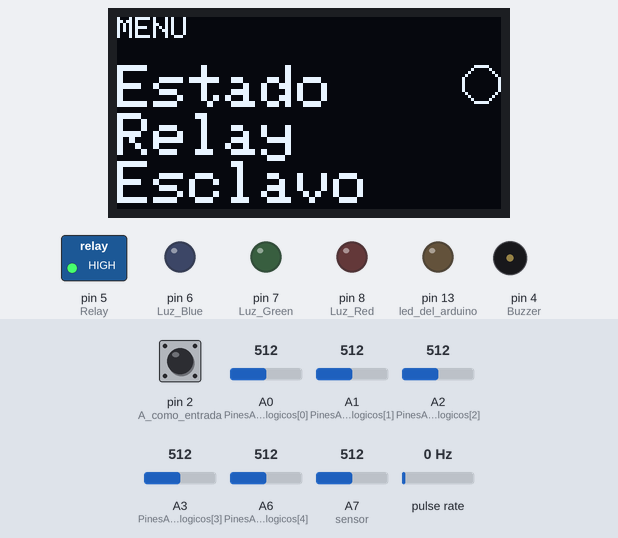
The sketch below on a simulated Arduino Nano, built with avr-gcc and run on an emulated ATmega328P. Shown: 128×64 one-colour display, switched loads named in the sketch (green lamp = pin HIGH), output pins drawn as LEDs (lit = HIGH), buzzer (waves = sounding, pin HIGH). Wiring (inferred from the names in the program): pulse sensor: data pin 3. Inputs (shaded band) come from the test bench; at power-on: pulse rate 0 Hz, A0 (PinesAnalogicos[0]) = 512, A1 (PinesAnalogicos[1]) = 512, A2 (PinesAnalogicos[2]) = 512, A3 (PinesAnalogicos[3]) = 512, pin 2 (A_como_entrada) HIGH, A6 (PinesAnalogicos[4]) = 512, A7 (sensor) = 512. What the sketch prints to the serial monitor is not drawn.

Above: at 2.2 s.
2.3 s: pulse rate (sensor on pin 3) set to 4 Hz
At 4.2 s:
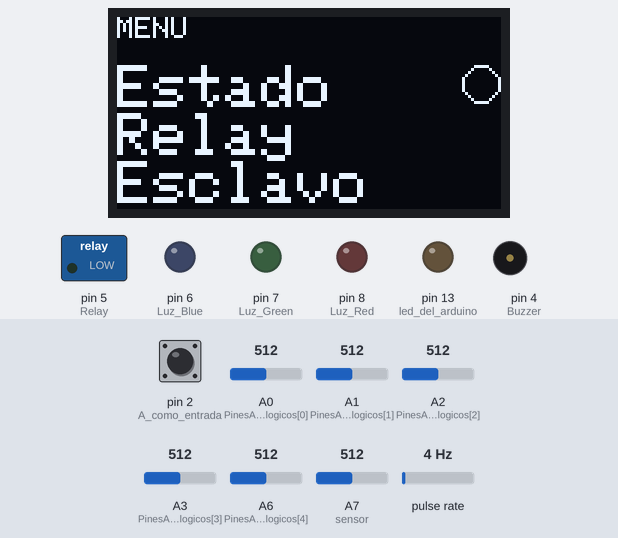
5.2 s: A0 (PinesAnalogicos[0]) set to 716
At 8.6 s:
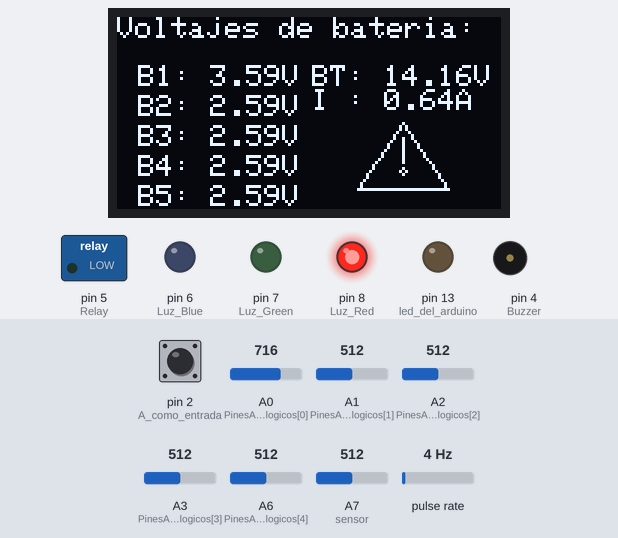
9.4 s: A1 (PinesAnalogicos[1]) set to 716
At 11.7 s:
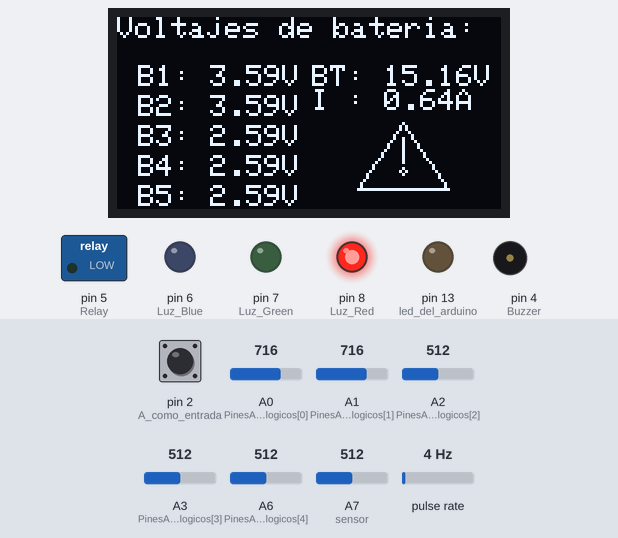
13.6 s: A2 (PinesAnalogicos[2]) set to 716
At 16.9 s:
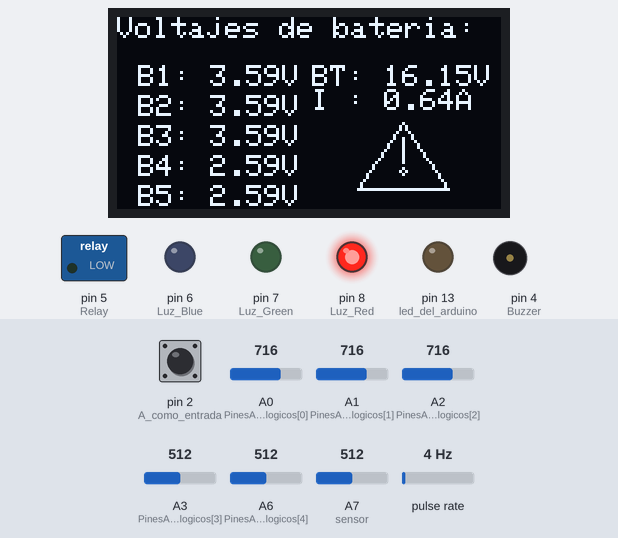
17.8 s: pulse rate (sensor on pin 3) set to 50 Hz
At 19.5 s:
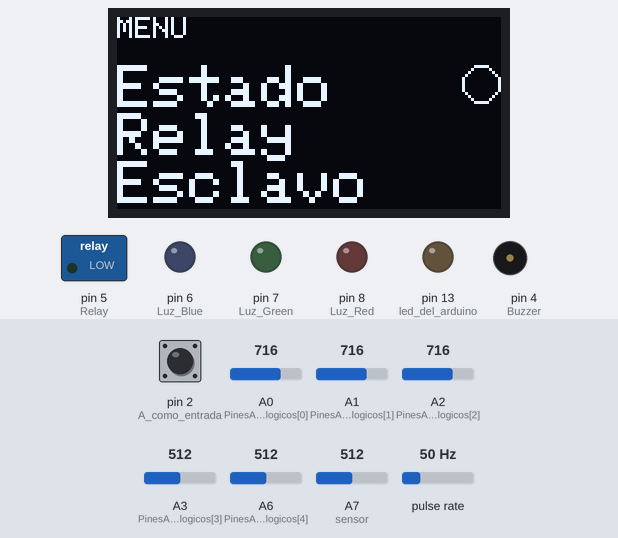
22.0 s: A3 (PinesAnalogicos[3]) set to 716
At 24.8 s:
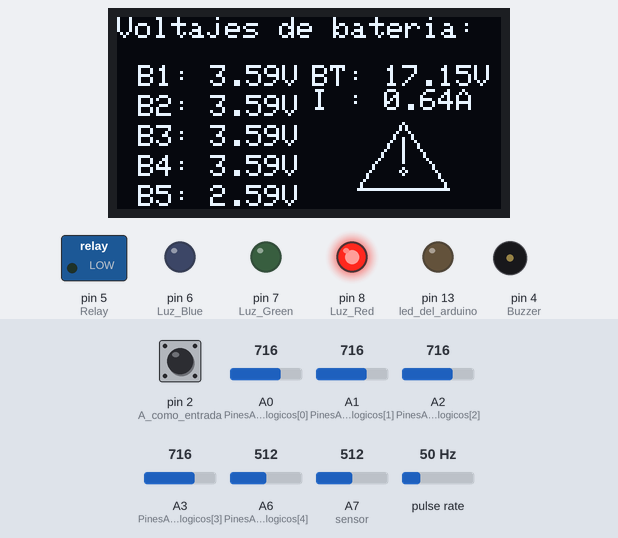
Timing chart, 0 to 27.2 s (numbered marks = the images above; inputs shaded):
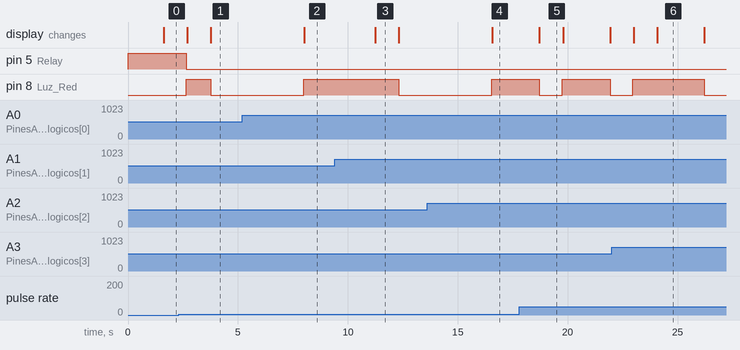

Measured:
- after the input at 2.3 s, pin 5 (Relay): HIGH → LOW after 0.36 s; pin 8 (Luz_Red): LOW → HIGH after 0.36 s, → LOW 1.1 s later; the display: first changes after 0.40 s (image 1 shows a later state)
- after the input at 5.2 s, the display: changes after 2.8 s (image 2)
- after the input at 9.4 s, the display: changes after 1.8 s (image 3)
- after the input at 13.6 s, the display: changes after 3.0 s (image 4)
- after the input at 17.8 s, pin 8 (Luz_Red): HIGH → LOW after 0.91 s instead of 2.0 s
- after the input at 22.0 s, the display: first differs from a run without the input after 2.1 s (image 6)
- what the display in image 3 shows lasts 1.1 s, from 11.2 s to 12.3 s

The sketch:

BMS.ino
```cpp
//https://github.com/bitwiseAr/Curso-Arduino-desde-cero/blob/master/Capitulo22/Capitulo22-Programa1.txt
//https://github.com/bitwiseAr/Curso-Arduino-desde-cero/tree/master/Capitulo21
//https://github.com/bitwiseAr/Curso-Arduino-desde-cero/tree/master/Capitulo47
//https://hetpro-store.com/TUTORIALES/arduino-timer/
//https://github.com/n0m1/Sleep_n0m1
//https://github.com/electgpl/Firmware-Electronica/blob/master/ARDUINO/ARDUINO%20Media%20Movil%20como%20Filtro%20Pasa%20Bajos.ino
//https://www.youtube.com/watch?v=Pl79Ni3NUsY
//https://thekurks.net/blog/2018/1/24/guide-to-arduino-sleep-mode

//DS18B20 Sensor de Temperatura Digital de Acero Inoxidable Sumergible
//https://github.com/PaulStoffregen/OneWire
//https://github.com/milesburton/Arduino-Temperature-Control-Library
/*comentarios para el siguiente cambio

leer la corriente
activar y desactivar el relay

mas menus

pitido de buzzer cuando sea necesario


sleep mode


*/
#include <OneWire.h>
#include <DallasTemperature.h>

float alpha =5.10;


#include <avr/sleep.h>//this AVR library contains the methods that controls the sleep modes
//https://www.youtube.com/watch?v=usKaGRzwIMI

#include <Wire.h>      // libreria para bus I2C
#include <Adafruit_GFX.h>    // libreria para pantallas graficas
#include <Adafruit_SSD1306.h>   // libreria para controlador SSD1306
#define ANCHO 128     // reemplaza ocurrencia de ANCHO por 128
#define ALTO 64       // reemplaza ocurrencia de ALTO por 64
#define OLED_RESET 4      // necesario por la libreria pero no usado
Adafruit_SSD1306 oled(ANCHO, ALTO, &Wire, OLED_RESET);  // crea objeto
float Baterry[6];
bool Estado=0;
const int PinesAnalogicos[6] ={A0,A1,A2,A3,A6};//valores de baterias
const int oneWirePin = 10;

float I=0.00;


int ANTERIOR = 0;    // almacena valor anterior de la variable POSICION
volatile int POSICION = 0; // variable POSICION con valor inicial de 50 y definida
int selector=4;//

float Sensibilidad=0.066;
bool estado=true;


int ventana=3;
/////////////////////////////////////////////////////"Esclavo   "
String MENUS[4]={"Estado    ","Relay     ","Esclavo   ","Sleep mod "};
/*
         oled.print("Estado    ");
        oled.print("Relay     ");
        oled.print("Esclavo   ");
 */


//OneWire oneWireBus(oneWirePin);
//DallasTemperature sensor(&oneWireBus);


void setup() {
  Definir_Pines();//define pines y pantalla
  Serial.begin(19200);Serial.println("Baterias");// inicia la comunicacion serie e imprime "Bateria"
  //leer_temperatura();
  Serial.println("Entro en main");
  Pantalla();//inicializa pantalla y muestra un mensaje en paantalla
  delay(500);
  digitalWrite(4, LOW);//led del arduino
  selector=4;

}
void loop() {
Lectura_Baterias();

delay(1000);
switch (selector) {
  case 0:

   Analisis_de_Bateria();
    break;
  case 1:
    // RELAY

    digitalWrite(5, estado );//Relay
    Estado_Relay();
    break;
  case 2:
    // Esclavo
    break;
      case 3:
    // Sleep mod


oled.clearDisplay();
     oled.display();
    Going_To_Sleep();
    break;
  default:
    MENU();
    digitalWrite(4, LOW);//led del arduino
    Luz_Led(0,0,0);
    break;


}


}


      void MENU(){
        oled.clearDisplay();      // limpia pantalla
        oled.setCursor(0, 0);     // ubica cursor en inicio de coordenadas 0,0
        oled.setTextSize(1);      // establece tamano de texto en 1
        oled.print("MENU");  // escribe en pantalla el texto}
        oled.setCursor(0, 16);
        oled.setTextSize(2);


        if(POSICION<3){
          for(int i=0;i<3;i++){
            oled.print(MENUS[i]);
           }
            oled.drawCircle(121, 16+6+POSICION*17, 6, WHITE);
        }
        else{


        for(int i=1;i<4;i++){
            oled.print(MENUS[i]);
           }
           oled.drawCircle(121, 16+6+2*17, 6, WHITE);
        }


        //estado sueño
        //
         //oled.drawCircle(110, 16+6+POSICION*17, 6, WHITE);


        oled.display();


      }
      void Estado_Del_Sistema(){

        Analisis_de_Bateria();//limpia los datos v=RI
      }
      void Estado_Relay(){

        oled.clearDisplay();      // limpia pantalla
        oled.setCursor(0, 16);     // ubica cursor en inicio de coordenadas 0,0
        oled.setTextSize(3);      // establece tamano de texto en 1
        oled.print("Relay:");  // escribe en pantalla el texto
        oled.print(estado);  // escribe en pantalla el texto
         oled.display();
      }


      void Definir_Pines(){
          pinMode(LED_BUILTIN, OUTPUT);//led del arduino


          pinMode(9,  INPUT);// B como entrada
          pinMode(8, OUTPUT);//Luz Red
          pinMode(7, OUTPUT);//Luz Green
          pinMode(6, OUTPUT);//Luz Blue
          pinMode(5, OUTPUT);//Relay
          pinMode(4, OUTPUT);//Buzzer
          pinMode(3, INPUT_PULLUP);//Swich Encoder
          pinMode(2, INPUT);    // A como entrada
          attachInterrupt(digitalPinToInterrupt(3), Boton_Encoder, RISING);//Preciona el boton
          attachInterrupt(digitalPinToInterrupt(2), encoder, LOW);// interrupcion sobre pin A con
          digitalWrite(5, HIGH );//Relay
          digitalWrite(4, LOW);//Buzzer
          Wire.begin();          // inicializa bus I2C
          oled.begin(SSD1306_SWITCHCAPVCC, 0x3C); // inicializa pantalla con direccion 0x3C
          //sensor.begin();
      }

      void Lectura_Baterias(){
        for(int i=0;i<6;i++){
              Baterry[i]= (analogRead(PinesAnalogicos[i]) * (5.00/ 1023.00))+0.09;//convierte bites en voltaje para analisar y lo guarda en baterry/////////////////////////////////////////////////////////////////////


        /*
         adc_raw = analogRead(A0);
         adc_filtrado = (alpha*adc_raw) + ((1-alpha)*adc_filtrado);
         */

                 /*

         Baterry[i] = (alpha*analogRead(A0)) + ((1-alpha)*Baterry[i]);
         */

         Baterry[i] = (alpha*Baterry[i]) + ((1-alpha)*Baterry[i]);

        }


          I=obten_corriente(200);

      }

      void Analisis_de_Bateria(){//analiza el voltaje
        Analisis_Voltajes();//Comprueba el estado critico o bueno de la bateria
        Analisis_voltaje_total();//Suma de todos los voltajes para voltaje total
        Despliega_Voltajes();//Despliega valores en la pantalla oled
      }


      void Analisis_Voltajes(){
        for(int i=0;i<5;i++){ //revisa los voltajes uno por uno
              if (Baterry[i]> 2.8   &&  Baterry[i] <  4.3){
                //estado bueno de bateria
                digitalWrite(4, LOW);//Buzzer
                Estado=false;
                Luz_Led(0,1,0);

              }
              else{
                //estado critico de bateria
                //Desactiva salida
                //digitalWrite(4, HIGH);//Buzzer
                digitalWrite(5, LOW);//Relay
                Estado=true;//uno si es critico
                Luz_Led(1,0,0);
                break;
              }

        }
      }
      void Luz_Led(bool R, bool G,bool B){

      digitalWrite(8, R);
      digitalWrite(7, G);
      digitalWrite(6, B);


      }
      void Analisis_voltaje_total(){
      float Voltaje_total=0.00;
        for(int i=0;i<5;i++){
          Voltaje_total+=Baterry[i];//sumatoria de todos los voltajes
        }
        Baterry[5]=Voltaje_total+0.2;//lo guarda al final del arreglo ///////////////////////////////////////////////////////////////////////////////////////////////////////////////////
      }

      void Despliega_Voltajes(){
        oled.clearDisplay();      // limpia pantalla
        oled.setCursor(0, 0);     // ubica cursor en inicio de coordenadas 0,0
        oled.setTextSize(1);      // establece tamano de texto en 1
        oled.print("Voltajes de bateria:");  // escribe en pantalla el texto
        for(int i=0;i<5;i++){
          oled.setCursor (7, 16+(i*10));    // ubica cursor en coordenas 10,30
          oled.print("B");    // escribe valor de millis() dividido por 1000
          oled.print(i+1);    // escribe valor de millis() dividido por 1000
          oled.print(": ");    // escribe valor de millis() dividido por 1000
          oled.print(Baterry[i]);    // escribe valor de millis() dividido por 1000
          oled.print("V");    // escribe valor de millis() dividido por 1000
        }

        oled.setCursor (65, 16);    // ubica cursor en coordenas 10,30
        oled.print("BT: ");    // escribe valor de millis() dividido por 1000
        oled.print(Baterry[5]);    // escribe valor de millis() dividido por 1000
        oled.print("V");    // escribe valor de millis() dividido por 1000

        oled.setCursor (65, 16+8);
        oled.print("I : ");    // escribe valor de millis() dividido por 1000
        oled.print(I);    // escribe valor de millis() dividido por 1000
        oled.print("A");    // escribe valor de millis() dividido por 1000

        if(Estado==0){//Estado saludable de bateria
          oled.drawCircle(99, 48, 14, WHITE);
          oled.drawCircle(99, 48, 13, WHITE);
          oled.drawLine(89 ,50-3,  95 ,55, WHITE);//oled.drawLine(startX, startY, endX, endY, color)   x=127 y=63 esquina inferior
          oled.drawLine(95 ,55,   110 ,40, WHITE);
        }
        else{//Estado critico de bateria
          oled.drawTriangle(80,57 ,110, 57    ,95 ,35 ,   WHITE);
          oled.drawLine(95 ,40,95 ,40+8, WHITE);
          oled.drawCircle(95, 48+3, 1, WHITE);

        }
         oled.display();     // muestra en pantalla todo lo establecido anteriormente
      }
      void Pantalla(){
        oled.clearDisplay();      // limpia pantalla
        oled.setTextColor(WHITE);   // establece color al unico disponible (pantalla monocromo)
        oled.setCursor(0, 0);     // ubica cursor en inicio de coordenadas 0,0
        oled.setTextSize(1);      // establece tamano de texto en 1
        oled.print("Hola, Julex:");  // escribe en pantalla el texto
        oled.setCursor (30, 30);    // ubica cursor en coordenas 10,30
        oled.setTextSize(2);      // establece tamano de texto en 2
        oled.print("BMS JX");      // escribe texto
        oled.display();     // muestra en pantalla todo lo establecido anteriormente
      }

      void Funcion_Blink(int pitido){
        for(int i =0;i<pitido;i++){
          digitalWrite(LED_BUILTIN, HIGH);   // turn the LED on (HIGH is the voltage level)
          delay(100);                       // wait for a second
          digitalWrite(LED_BUILTIN, LOW);    // turn the LED off by making the voltage LOW
          delay(100);
        }
      }


      float obten_corriente(int n_muestras)
      {
        float voltajeSensor;
        float V0 = 2.460; //voltaje en OUT cuando la corriente a medir es 0A (varia de dispositivo a dispositivo)
        float corriente=0;
        for(int i=0;i<n_muestras;i++)
        {
         voltajeSensor = analogRead(A7) * (5.0 / 1023.0); //lectura del sensor
         corriente=corriente+(voltajeSensor-V0)/Sensibilidad; //Ecuación para obtener la corriente
        }
      corriente=corriente/n_muestras;
      if(corriente>=0.70){
        corriente-=0.70;

        }


      return(corriente);
      }


void Going_To_Sleep(){

    set_sleep_mode(SLEEP_MODE_PWR_DOWN);//Setting the sleep mode, in our case full sleep
    sleep_enable();//Enabling sleep mode
    sleep_cpu();//activating sleep mode}
}
/*void leer_temperatura(){
   Serial.println("Leyendo temperaturas: ");
   sensor.requestTemperatures();
   Serial.print("Temperatura en sensor 0: ");
   Serial.print(sensor.getTempCByIndex(0));
   Serial.println(" ºC");


}*/


/////////////////////////////////////////interrupciones////////////////////////////////
      void encoder()  {
        static unsigned long ultimaInterrupcion = 0;  // variable static con ultimo valor de
                  // tiempo de interrupcion
        unsigned long tiempoInterrupcion = millis();  // variable almacena valor de func. millis

        if (tiempoInterrupcion - ultimaInterrupcion > 5) {  // rutina antirebote desestima
                    // pulsos menores a 5 mseg.
          if (digitalRead(9) == LOW)     // si B es HIGH, sentido horario
          {
            POSICION++ ;        // incrementa POSICION en 1
          }
          else {          // si B es LOW, senti anti horario
            POSICION-- ;        // decrementa POSICION en 1
          }

          POSICION = min(3, max(0, POSICION));  // establece limite inferior de 0 y    //0,1,2,3
                  // superior de 100 para POSICION
          ultimaInterrupcion = tiempoInterrupcion;  // guarda valor actualizado del tiempo
        }           // de la interrupcion en variable static
      }


      void Boton_Encoder(){
         sleep_disable();//Disable sleep mode
          if(selector==4){
             selector=POSICION;

          }
          else{
            selector=4;
          }


          if(selector==1){
              estado=!estado;
          }


          //digitalWrite(LED_BUILTIN, HIGH);   // turn the LED on (HIGH is the voltage level)


      }
```
